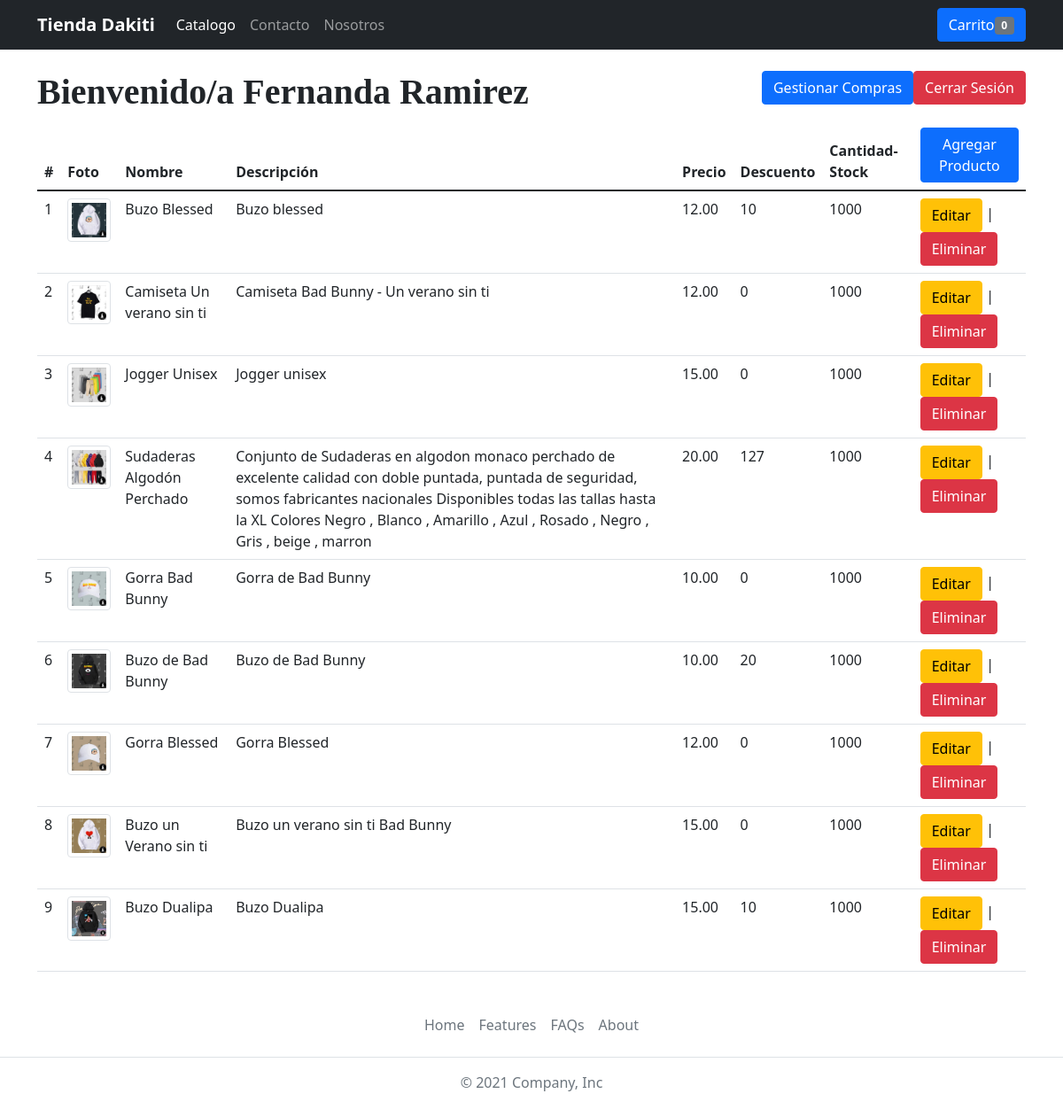
Screenshot of /administrar.php (signed in) with the database file from the repository.
### tables this page shows
CREATE TABLE `productos` (
  `id` int(11) NOT NULL,
  `nombre` varchar(255) NOT NULL,
  `descripcion` text NOT NULL,
  `precio` decimal(10,2) NOT NULL,
  `descuento` tinyint(4) NOT NULL DEFAULT 0,
  `cantidad` int(11) NOT NULL,
  `id_categoria` int(11) NOT NULL,
  `activo` int(11) NOT NULL
);

### administrar.php (the view, shortened to what this page needs)
<?php
require_once 'config/database.php';
require_once 'layout/header.php';
?>
<?php
if (isset($_SESSION['usuario-adm'])) :
    $consulta="SELECT * FROM productos";
    $query = mysqli_query($db, $consulta);
?>
    <br>
    <div class="container">
        <div class="row">
            <div class="welcome">
                <h1>Bienvenido/a <?= $_SESSION['usuario-adm']['nombre'] ?></h1>
                <a href="cerrar.php" class="btn btn-danger">Cerrar Sesión</a>
                <a href="compras.php" class="btn btn-primary">Gestionar Compras</a>
            </div>
        </div>
        <table class="table">
            <thead>
                <tr>
                    <th scope="col">#</th>
                    <th scope="col">Foto</th>
                    <th scope="col">Nombre</th>
                    <th scope="col">Descripción</th>
                    <th scope="col">Precio</th>
                    <th scope="col">Descuento</th>
                    <th scope="col">Cantidad-Stock</th>
                    <th><a href="crear-producto.php" class="btn btn-primary">Agregar Producto</a> </th>
                </tr>
            </thead>
            <tbody>
            <?php foreach ($query as $row):
                $imagen = "images/productos/" .$row['id']. "/principal.jpg";
            ?>
                <tr>
                    <td><?=$row['id']?></td>
                    <td><img class="img-thumbnail img-fluid" width="100" src="<?php echo $imagen; ?>" alt="Principal.jpg"></td>
                    <td><?=$row['nombre']?></td>
                    <td><?=$row['descripcion']?></td>
                    <td><?=$row['precio']?></td>
                    <td><?=$row['descuento']?></td>
                    <td><?=$row['cantidad']?></td>
                    <td>
                        <a href="editar-producto.php?id=<?=$row['id']?>" class="btn btn-warning">Editar</a>
                        |
                        <a href="eliminar-producto.php?id=<?=$row['id']?>" class="btn btn-danger">Eliminar</a>
                    </td>
                </tr>
            <?php endforeach ?>
            </tbody>
        </table>
    </div>
<?php
else :
    header('Location: loginadmin.php');
endif;
?>
<?php
require_once 'layout/footer.php'
?>

### css/estilos.css (style rules this page uses)
* { box-sizing: border-box; margin: 0; padding: 0; }
.welcome h1 { display: inline-block; font-family: italic; font-weight: bold; }
.welcome a { float: right; display: inline-block; }

### rows the page displays
productos: id "1", shows a picture, nombre "Buzo Blessed", descripcion "Buzo blessed", precio "12.00", descuento "10", cantidad "1000"
productos: id "2", shows a picture, nombre "Camiseta Un verano sin ti", descripcion "Camiseta Bad Bunny - Un verano sin ti", precio "12.00", descuento "0", cantidad "1000"
productos: id "3", shows a picture, nombre "Jogger Unisex", descripcion "Jogger unisex", precio "15.00", descuento "0", cantidad "1000"
productos: id "4", shows a picture, nombre "Sudaderas Algodón Perchado", descripcion "Conjunto de Sudaderas en algodon monaco perchado de excelente calidad con doble puntada, puntada de seguridad, somos fabricantes nacionales Disponibles todas las tallas hasta la XL Colores Negro , Blanco , Amarillo , Azul , Rosado , Negro , Gris , beige , marron", precio "20.00", descuento "127", cantidad "1000"
productos: id "5", shows a picture, nombre "Gorra Bad Bunny", descripcion "Gorra de Bad Bunny", precio "10.00", descuento "0", cantidad "1000"
productos: id "6", shows a picture, nombre "Buzo de Bad Bunny", descripcion "Buzo de Bad Bunny", precio "10.00", descuento "20", cantidad "1000"
productos: id "7", shows a picture, nombre "Gorra Blessed", descripcion "Gorra Blessed", precio "12.00", descuento "0", cantidad "1000"
productos: id "8", shows a picture, nombre "Buzo un Verano sin ti", descripcion "Buzo un verano sin ti Bad Bunny", precio "15.00", descuento "0", cantidad "1000"
productos: id "9", shows a picture, nombre "Buzo Dualipa", descripcion "Buzo Dualipa", precio "15.00", descuento "10", cantidad "1000"

### other values shown
$num_cart "0"
$_SESSION['usuario-adm']['nombre'] "Fernanda Ramirez"
